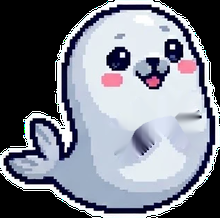
#> input picture art/clap-body.png, 220 x 218 px
$ python -i seg.py   (imports and definitions only)
#> lines starting #> are read from the running program, lines starting #| are printed output that depends on the picture
"""Cut the sticker seals out of the 2 x 2 states clip (blue grid backdrop)."""
import numpy as np
from scipy import ndimage

BG = np.array([137, 207, 244], np.float32)       # backdrop blue; the grid lines are a lighter blue

# pose -> quadrant of the 1280 x 720 clip (x0, y0, x1, y1); the clapping seal is `happy`
QUAD = {
    'happy': (0, 0, 640, 360),
    'working': (620, 0, 1280, 440),     # the swimmer dips below the middle line
    'asking': (0, 340, 640, 720),
    'completed': (640, 360, 1280, 720),
}


def backdrop(f):
    """Pixels that look like the blue backdrop (grid lines included)."""
    r, g, b = f[..., 0], f[..., 1], f[..., 2]
    return (r > 95) & (r < 200) & (b - r > 45) & (g - r > 25)


def cut(rgb, keep_extra=None, hug=0):
    """rgb: HxWx3 uint8 of a region around one seal -> (RGBA uint8, mask of the seal).

    The seal is the biggest blob that is not backdrop once thin bits (splash lines, motion
    marks) are pared away; everything it encloses (ice, outline) is kept. keep_extra(lab, sizes)
    may name more blobs to keep (the sleeping seal's zZ). hug > 0 keeps only what lies within
    that many px of the dark outline (and what that encloses), which drops water rings and
    splashes stuck to the sticker.
    """
    f = rgb.astype(np.float32)
    bgish = backdrop(f)
    lab, _ = ndimage.label(bgish)
    edge = np.unique(np.concatenate([lab[0], lab[-1], lab[:, 0], lab[:, -1]]))
    outside = np.isin(lab, edge[edge > 0])
    fg = ~outside
    core = ndimage.binary_erosion(fg, iterations=3)
    clab, n = ndimage.label(core)
    if n == 0:
        return np.zeros(rgb.shape[:2] + (4,), np.uint8), np.zeros(rgb.shape[:2], bool)
    sizes = ndimage.sum(core, clab, range(1, n + 1))
    keep = [int(np.argmax(sizes)) + 1]
    if keep_extra:
        keep += keep_extra(clab, sizes, keep[0])
    main = ndimage.binary_dilation(clab == keep[0], iterations=4) & fg
    if hug:
        r, b = f[..., 0], f[..., 2]
        water = (b - r > 50) & (r > 110)           # light-blue drops and rings, never in the sticker
        dark = main & (f.mean(2) < 110) & (b - r < 70)   # the navy outline, not the water's blue edge
        main = main & ~water & (ndimage.distance_transform_edt(~dark) <= hug)
        main = ndimage.binary_opening(ndimage.binary_fill_holes(main), iterations=2)
        mlab, m = ndimage.label(main)
        if m > 1:
            main = mlab == np.argmax(ndimage.sum(main, mlab, range(1, m + 1))) + 1
    extra = ndimage.binary_dilation(np.isin(clab, keep[1:]), iterations=4) & fg if len(keep) > 1 else False
    mask = ndimage.binary_fill_holes(main | extra)
    # soft edge: the sticker's white border fades into the blue over a pixel or two
    inner = ndimage.binary_erosion(mask, iterations=1)
    band = mask & ~inner
    alpha = mask.astype(np.float32)
    whiteness = np.clip((f[..., 0] - BG[0]) / (250 - BG[0]), 0, 1)
    alpha[band] = np.maximum(whiteness[band], 0.35)
    a = alpha[..., None]
    col = np.clip(np.where(a > 0.01, (f - BG * (1 - a)) / np.maximum(a, 0.01), 0), 0, 255)
    return np.dstack([col, alpha * 255]).round().astype(np.uint8), mask

>>> import cv2
>>> picture = cv2.imread('../art/clap-body.png', cv2.IMREAD_GRAYSCALE)
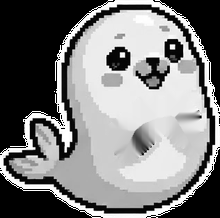
#> picture: shape (218, 220); min 0, max 255, mean 126.3
>>> result = cut(picture)
#> in backdrop, `r, g, b = f[..., 0], f[..., 1], f[..., 2]`: r = 218 values, max 255 at index 153, min 0 at index 0, mean 19.59; g = 218 values, max 255 at index 152, min 0 at index 0, mean 22.94; b = 218 values, max 255 at index 158, min 0 at index 0, mean 25.31
#> in cut, `lab, _ = ndimage.label(bgish)`: lab = 218 values from 0 to 0
#> (the run stopped early here; a loop or call above may not have finished)

$ run again, on art/clap-left.png
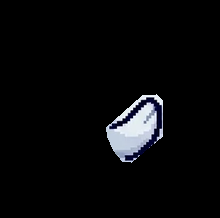
#> input picture art/clap-left.png, 220 x 218 px
#> `picture = cv2.imread('../art/clap-body.png', cv2.IMREAD_GRAYSCALE)`:
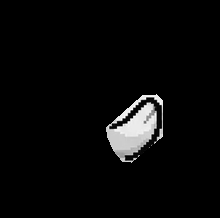
#> picture: shape (218, 220); min 0, max 255, mean 8.8
#> r = 218 values from 0 to 0
